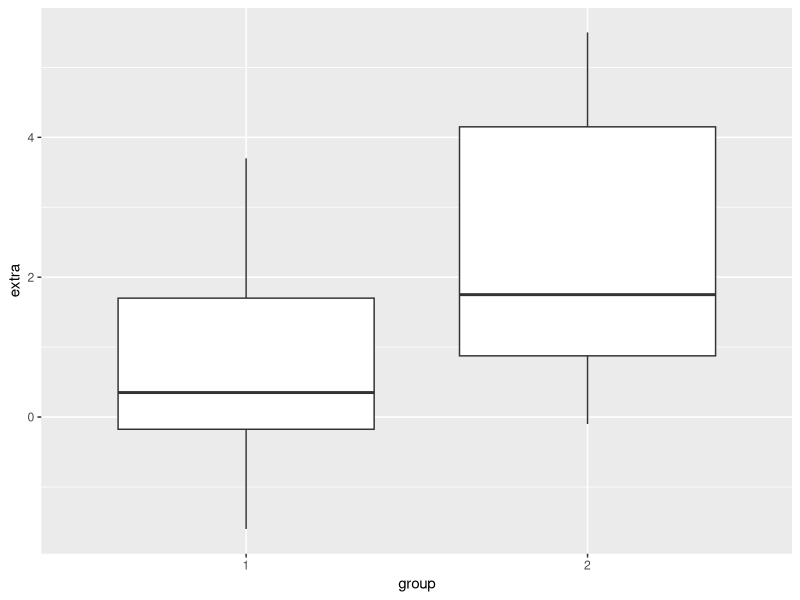
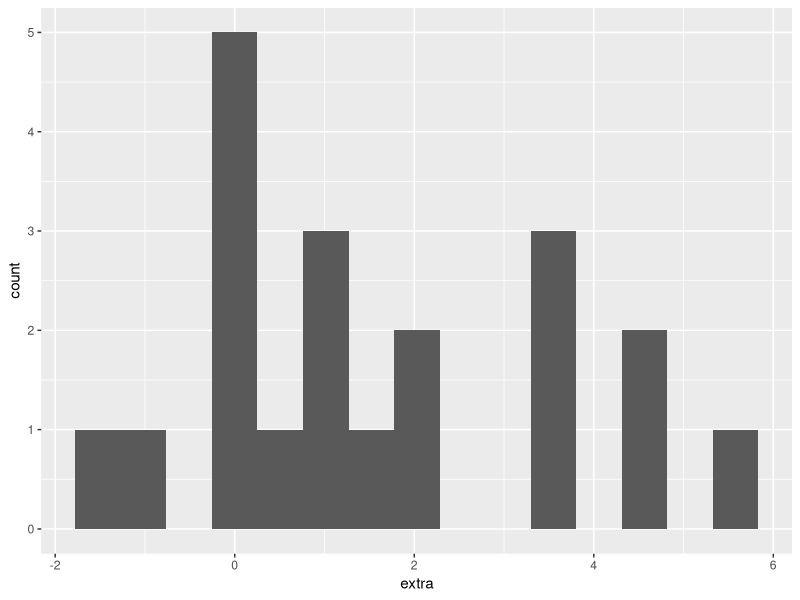
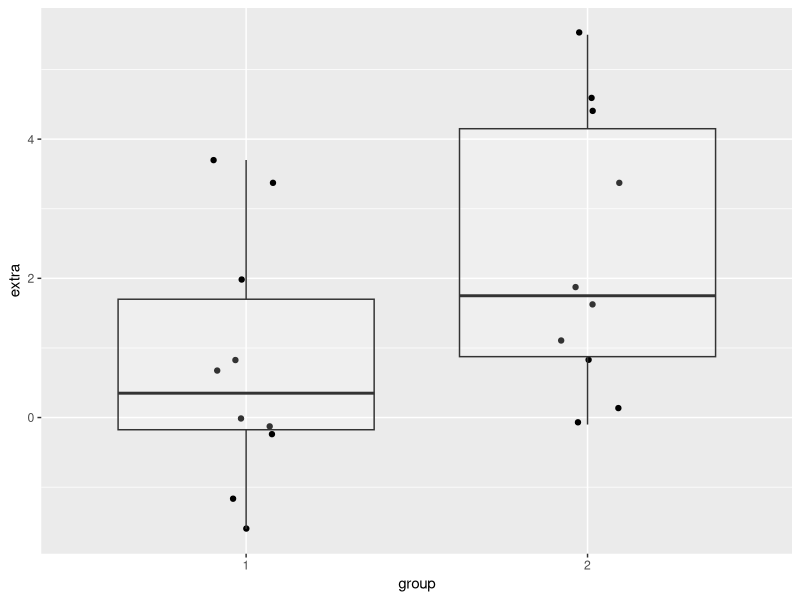
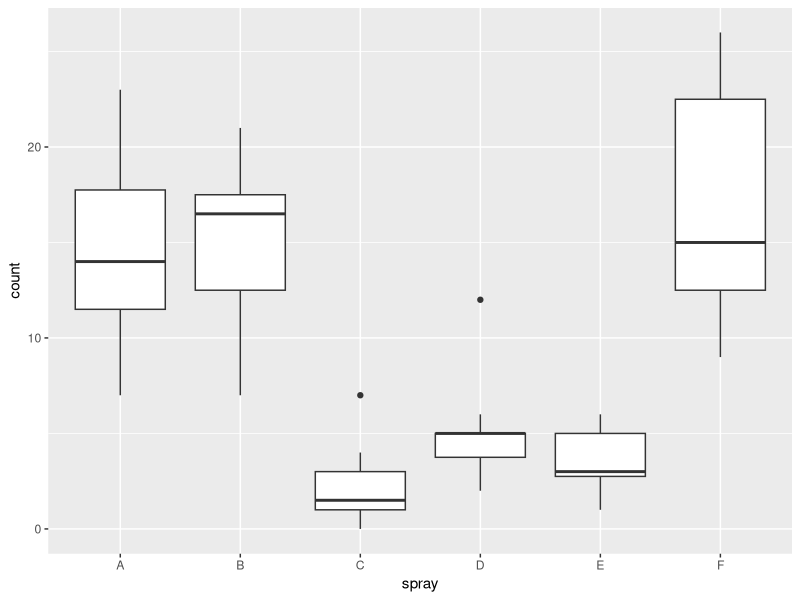
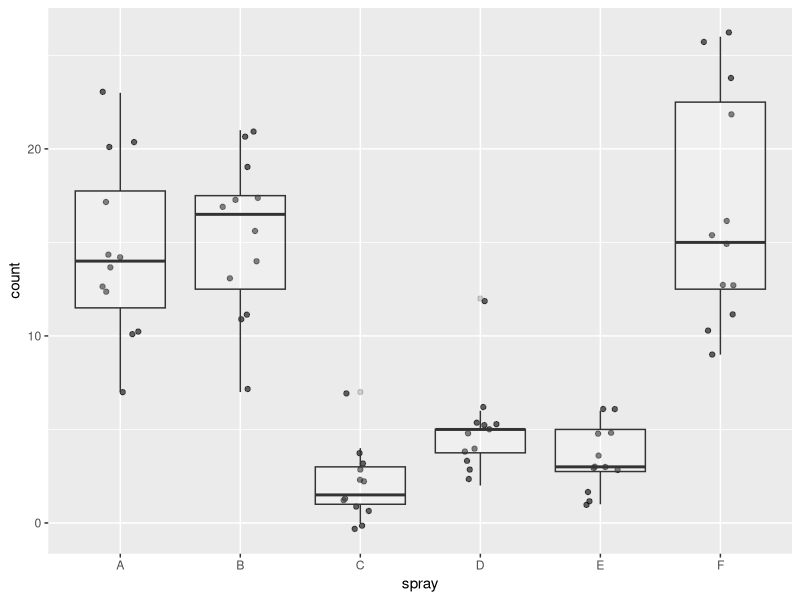
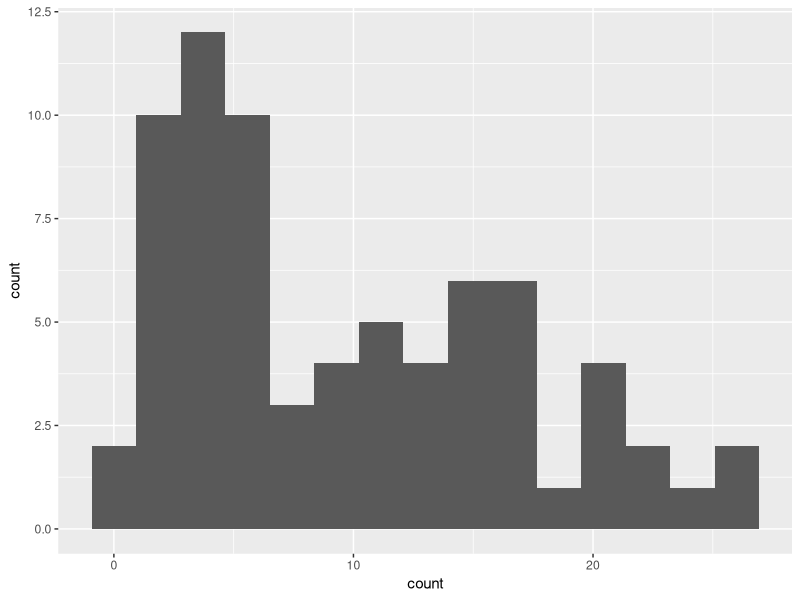

The R script that drew these images, in order:
## ---- chunk 1
library(tidyverse)
## ---- chunk 2
#Learn about the datasets
?sleep
?InsectSprays

sleep
InsectSprays
## ---- chunk 3
# Summarise sleep
sleep %>% 
  group_by(group) %>% 
  summarise(mean_sl = mean(extra),
            median_sl = median(extra),
            variance_sl = var(extra),
            sd_sl = sd(extra),
            iq_sl = IQR(extra)
            )

# Summarise InsectSprays
InsectSprays %>% 
  group_by(spray) %>% 
  summarise(mean_ins = mean(count),
            median_ins = median(count),
            variance_ins = var(count),
            sd_ins = sd(count),
            iq_ins = IQR(count)
            )
## ---- chunk 4
# Boxplot for sleep data
sleep %>% 
  ggplot(aes(x = group, y = extra)) +
  geom_boxplot()

sleep %>% 
  ggplot(aes(x = extra)) +
  geom_histogram(bins = 15)


sleep %>% 
  ggplot(aes(x = group, y = extra)) +
  geom_jitter(width = .1) +
  geom_boxplot(alpha = .2)

# Boxplot for InsectSprays data
InsectSprays %>% 
  ggplot(aes(x = spray, y = count)) +
  geom_boxplot()

InsectSprays %>% 
  ggplot(aes(x = spray, y = count)) +
  geom_jitter(width = .15, alpha = .6) +
  geom_boxplot(alpha = .2)
  

InsectSprays %>% 
  ggplot(aes(x = count)) +
  geom_histogram(bins = 15)

  
